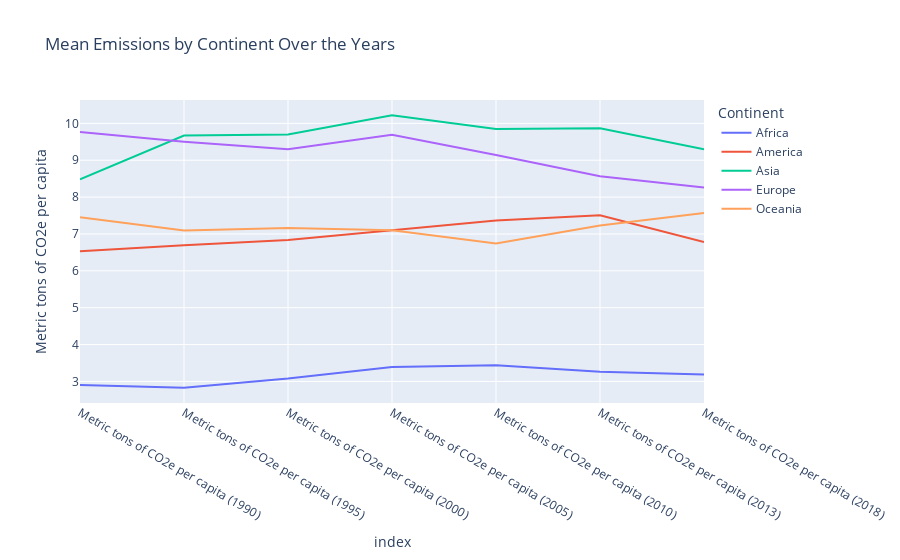

Notebook code cell kept with this figure:
### Code cell
plt.figure(figsize=(10,6))
fig=px.line(melted_df,x='index',y='Emissions',color='Continent',title="Mean Emissions by Continent Over the Years",
              labels={"Emissions": "Metric tons of CO2e per capita"})
fig.show()

### Figure 1 — Plotly figure (JSON) as saved in the notebook; plotly's stock layout.template omitted (floating-point values rounded to 4 significant figures)
{"data": [{"hovertemplate": "Continent=Africa<br>index=%{x}<br>Metric tons of CO2e per capita=%{y}<extra></extra>", "legendgroup": "Africa", "line": {"color": "#636efa", "dash": "solid"}, "marker": {"symbol": "circle"}, "mode": "lines", "name": "Africa", "orientation": "v", "showlegend": true, "type": "scatter", "x": ["Metric tons of CO2e per capita (1990)", "Metric tons of CO2e per capita (1995)", "Metric tons of CO2e per capita (2000)", "Metric tons of CO2e per capita (2005)", "Metric tons of CO2e per capita (2010)", "Metric tons of CO2e per capita (2013)", "Metric tons of CO2e per capita (2018)"], "xaxis": "x", "y": [2.9, 2.826, 3.078, 3.393, 3.44, 3.261, 3.186], "yaxis": "y"}, {"hovertemplate": "Continent=America<br>index=%{x}<br>Metric tons of CO2e per capita=%{y}<extra></extra>", "legendgroup": "America", "line": {"color": "#EF553B", "dash": "solid"}, "marker": {"symbol": "circle"}, "mode": "lines", "name": "America", "orientation": "v", "showlegend": true, "type": "scatter", "x": ["Metric tons of CO2e per capita (1990)", "Metric tons of CO2e per capita (1995)", "Metric tons of CO2e per capita (2000)", "Metric tons of CO2e per capita (2005)", "Metric tons of CO2e per capita (2010)", "Metric tons of CO2e per capita (2013)", "Metric tons of CO2e per capita (2018)"], "xaxis": "x", "y": [6.528, 6.694, 6.834, 7.111, 7.368, 7.506, 6.78], "yaxis": "y"}, {"hovertemplate": "Continent=Asia<br>index=%{x}<br>Metric tons of CO2e per capita=%{y}<extra></extra>", "legendgroup": "Asia", "line": {"color": "#00cc96", "dash": "solid"}, "marker": {"symbol": "circle"}, "mode": "lines", "name": "Asia", "orientation": "v", "showlegend": true, "type": "scatter", "x": ["Metric tons of CO2e per capita (1990)", "Metric tons of CO2e per capita (1995)", "Metric tons of CO2e per capita (2000)", "Metric tons of CO2e per capita (2005)", "Metric tons of CO2e per capita (2010)", "Metric tons of CO2e per capita (2013)", "Metric tons of CO2e per capita (2018)"], "xaxis": "x", "y": [8.485, 9.67, 9.698, 10.22, 9.849, 9.868, 9.294], "yaxis": "y"}, {"hovertemplate": "Continent=Europe<br>index=%{x}<br>Metric tons of CO2e per capita=%{y}<extra></extra>", "legendgroup": "Europe", "line": {"color": "#ab63fa", "dash": "solid"}, "marker": {"symbol": "circle"}, "mode": "lines", "name": "Europe", "orientation": "v", "showlegend": true, "type": "scatter", "x": ["Metric tons of CO2e per capita (1990)", "Metric tons of CO2e per capita (1995)", "Metric tons of CO2e per capita (2000)", "Metric tons of CO2e per capita (2005)", "Metric tons of CO2e per capita (2010)", "Metric tons of CO2e per capita (2013)", "Metric tons of CO2e per capita (2018)"], "xaxis": "x", "y": [9.765, 9.502, 9.295, 9.691, 9.144, 8.567, 8.261], "yaxis": "y"}, {"hovertemplate": "Continent=Oceania<br>index=%{x}<br>Metric tons of CO2e per capita=%{y}<extra></extra>", "legendgroup": "Oceania", "line": {"color": "#FFA15A", "dash": "solid"}, "marker": {"symbol": "circle"}, "mode": "lines", "name": "Oceania", "orientation": "v", "showlegend": true, "type": "scatter", "x": ["Metric tons of CO2e per capita (1990)", "Metric tons of CO2e per capita (1995)", "Metric tons of CO2e per capita (2000)", "Metric tons of CO2e per capita (2005)", "Metric tons of CO2e per capita (2010)", "Metric tons of CO2e per capita (2013)", "Metric tons of CO2e per capita (2018)"], "xaxis": "x", "y": [7.451, 7.093, 7.164, 7.1, 6.743, 7.231, 7.572], "yaxis": "y"}], "layout": {"legend": {"title": {"text": "Continent"}, "tracegroupgap": 0}, "title": {"text": "Mean Emissions by Continent Over the Years"}, "xaxis": {"anchor": "y", "domain": [0, 1], "title": {"text": "index"}}, "yaxis": {"anchor": "x", "domain": [0, 1], "title": {"text": "Metric tons of CO2e per capita"}}}}
